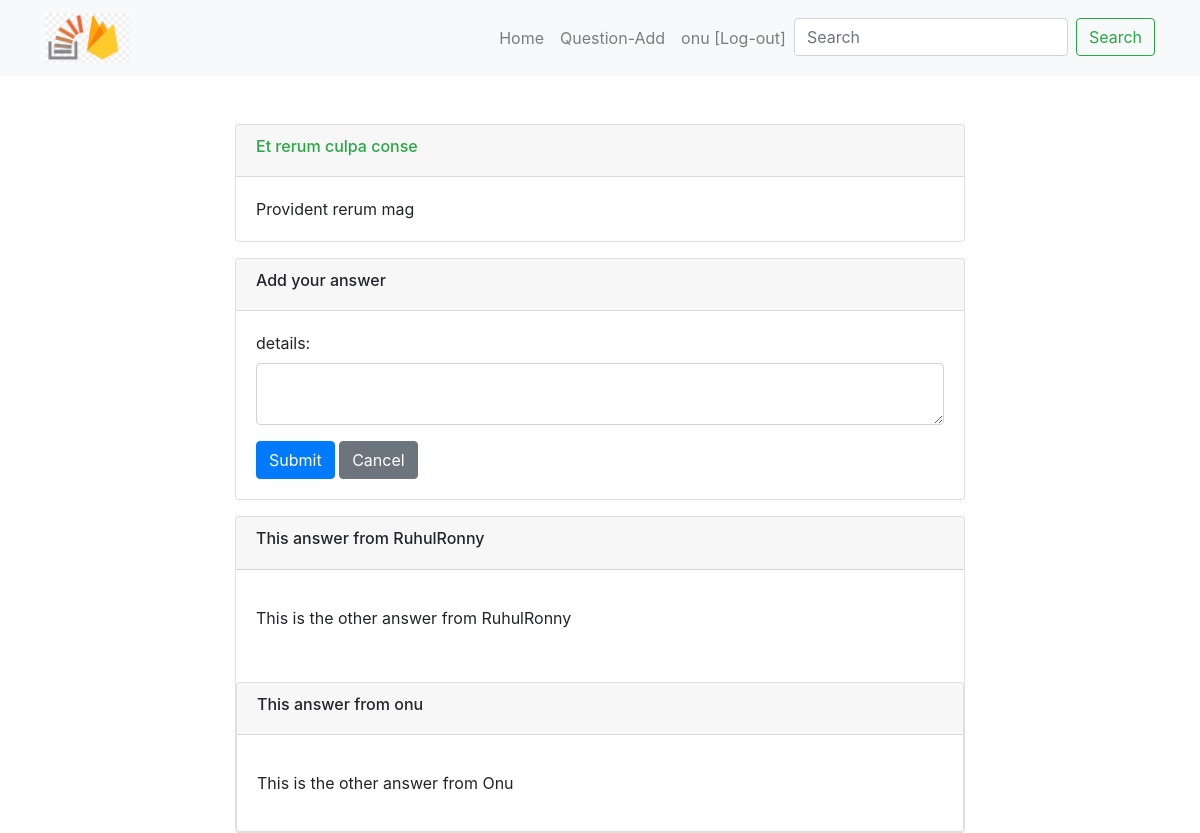
Screenshot of /single-question.php?q_id=36 (signed in) with the database file from the repository.
### tables this page shows
CREATE TABLE `questions` (
  `ID` int(11) NOT NULL,
  `title` varchar(255) NOT NULL,
  `details` longtext NOT NULL,
  `user_id` int(11) NOT NULL,
  `created_at` datetime NOT NULL
);

CREATE TABLE `answers` (
  `ID` int(11) NOT NULL,
  `question_id` int(11) NOT NULL,
  `user_id` int(11) NOT NULL,
  `details` longtext NOT NULL,
  `carrect` enum('yes','no') NOT NULL DEFAULT 'no'
);

CREATE TABLE `users` (
  `ID` int(11) NOT NULL,
  `username` varchar(255) NOT NULL,
  `email` varchar(255) NOT NULL,
  `password` varchar(500) NOT NULL
);

### core/database.php (called while the page is built, shortened)
<?php
class Database {
    private $host = "localhost";
    private $username = "root";
    private $password = "";
    private $database = "mini_stack_overflow_ii";
    public function __construct() {
        $this->conn = new mysqli($this->host, $this->username, $this->password, $this->database);
    }
}

### core/question.php (called while the page is built, shortened)
<?php
include('database.php');
class Question extends Database{
    public function getOneQuestion($q_id){
        $query = "SELECT * FROM `questions` WHERE ID=$q_id";
        $result = mysqli_query($this->conn,$query);
        $question = mysqli_fetch_all($result, MYSQLI_ASSOC);
        return $question;
    }
    public function getAnswer($q_id){
        $query = "SELECT a.*, u.username FROM answers a JOIN users u ON a.user_id = u.ID WHERE a.question_id = $q_id";
        $result = mysqli_query($this->conn,$query);
        $answers = mysqli_fetch_all($result, MYSQLI_ASSOC);
        return $answers;
    }
}

### single-question.php (the view, shortened to what this page needs)
<?php
include('inc/header.php');
include('core/question.php');
$getOneQuestion = new Question;
$getOneQuestion = $getOneQuestion->getOneQuestion($_GET['q_id']);
$getAnswer = new Question;
$getAnswer = $getAnswer->getAnswer($_GET['q_id']);
?>
<div class="container">
    <div class="row justify-content-center mt-5">
        <div class="col-lg-8">
            <div class="card">
                <div class="card-header text-success">
                    <h6><?=$getOneQuestion[0]['title']?></h6>
                </div>
                <div class="card-body">
                    <?=$getOneQuestion[0]['details']?>
                </div>
            </div>
            <div class="card mt-3">
                <div class="card-header">
                    <h6>Add your answer</h6>
                </div>
                <div class="card-body">
                    <form method="post">
                        <div class="form-group">
                            <label for="description">details:</label>
                            <textarea class="form-control" id="textarea" name="details"></textarea>
                        </div>
                        <button type="submit" class="btn btn-primary" name="submit">Submit</button>
                        <button type="button" class="btn btn-secondary"><a class="text-decoration-none text-white" href="index.php">Cancel</a></button>
                    </form>
                </div>
            </div>
            <?php
                foreach($getAnswer as $ga){
            ?>
            <div class="card mt-3">
                <div class="card-header">
                    <h6>This answer from <?=$ga['username']?></h6>
                </div>
                <div class="card-body">
                    <p><?=$ga['details']?></p>
                </div>
                <?php
                }
                ?>
            </div>
        </div>
    </div>
</div>
<?php
include('inc/footer.php');

### css/style.css (style rules this page uses)
* { margin: 0px; padding: 0px; }

### rows the page displays
questions: title "Et rerum culpa conse", details "Provident rerum mag"
answers: user.username "RuhulRonny", details "This is the other answer from RuhulRonny"
answers: user.username "onu", details "This is the other answer from Onu"

### other values shown
$_SESSION['username'] "onu"
